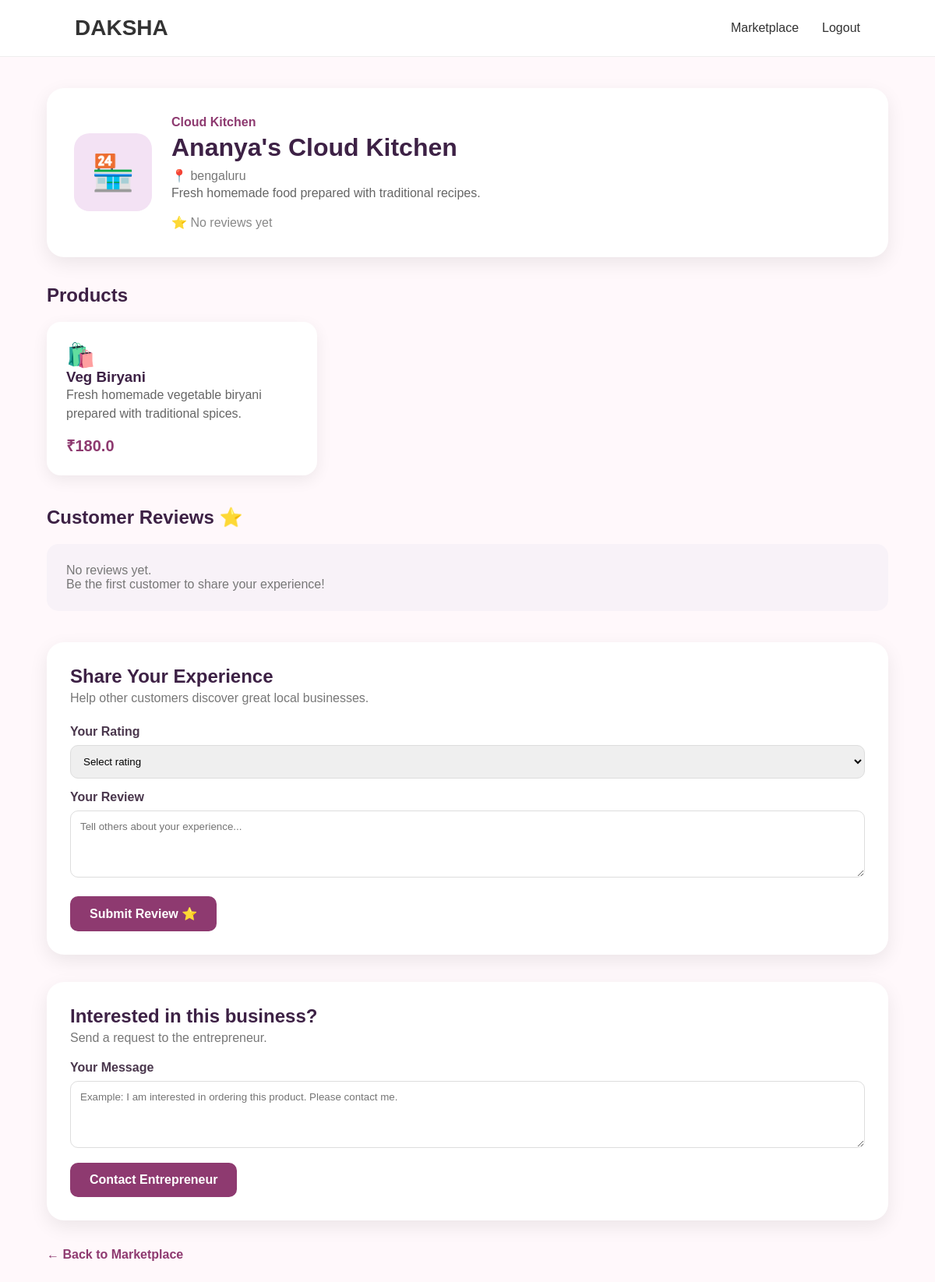
The app's page /business/1 (signed in) with its own data.
### tables this page shows
CREATE TABLE businesses (

            id INTEGER PRIMARY KEY AUTOINCREMENT,

            owner_id INTEGER NOT NULL,

            business_name TEXT NOT NULL,

            category TEXT NOT NULL,

            description TEXT,

            location TEXT,

            FOREIGN KEY (owner_id)
            REFERENCES users(id)

        );

CREATE TABLE products (

            id INTEGER PRIMARY KEY AUTOINCREMENT,

            business_id INTEGER NOT NULL,

            name TEXT NOT NULL,

            description TEXT,

            price REAL NOT NULL,

            FOREIGN KEY (business_id)
            REFERENCES businesses(id)

        );

### app.py (the view)
@app.route("/business/<int:business_id>")
def business_profile(business_id):
    if "user_id" not in session:
        return redirect("/login")
    connection = get_db()
    business = connection.execute("""
        SELECT *
        FROM businesses
        WHERE id = ?
    """, (
        business_id,
    )).fetchone()
    products = connection.execute("""
        SELECT *
        FROM products
        WHERE business_id = ?
        ORDER BY id DESC
    """, (
        business_id,
    )).fetchall()
    reviews = connection.execute("""
        SELECT
            reviews.*,
            users.name AS customer_name
        FROM reviews
        JOIN users
        ON reviews.customer_id = users.id
        WHERE reviews.business_id = ?
        ORDER BY reviews.id DESC
    """, (
        business_id,
    )).fetchall()
    rating_result = connection.execute("""
        SELECT
            AVG(rating) AS average_rating,
            COUNT(*) AS review_count
        FROM reviews
        WHERE business_id = ?
    """, (
        business_id,
    )).fetchone()
    connection.close()
    if not business:
        return "Business not found", 404
    average_rating = rating_result["average_rating"]
    if average_rating:
        average_rating = round(average_rating, 1)
    else:
        average_rating = 0
    return render_template(
        "business.html",
        business=business,
        products=products,
        reviews=reviews,
        average_rating=average_rating,
        review_count=rating_result["review_count"]
    )

### app.py (called while the page is built)
def get_db():
    connection = sqlite3.connect("database.db")
    connection.row_factory = sqlite3.Row
    return connection

### templates/business.html (shortened to what this page needs)
<!DOCTYPE html>
<html lang="en">
<head>
    <link rel="stylesheet" href="{{ url_for('static', filename='style.css') }}">
</head>
<body>
    <nav class="navbar">
        <div class="logo">
            DAKSHA
        </div>
        <div class="nav-links">
            {% if session.get("role") == "entrepreneur" %}
            <a href="/entrepreneur">
                Dashboard
            </a>
            <a href="/grow">
                🌱 DAKSHA GROW
            </a>
            {% else %}
            <a href="/customer">
                Marketplace
            </a>
            {% endif %}
            <a href="/logout">
                Logout
            </a>
        </div>
    </nav>
    <div class="business-page-container">
        <div class="business-header-card">
            <div class="business-icon-large">
                🏪
            </div>
            <div class="business-header-info">
                <p class="business-category">
                    {{ business["category"] }}
                </p>
                <h1>
                    {{ business["business_name"] }}
                </h1>
                <p class="business-location">
                    📍 {{ business["location"] }}
                </p>
                <p class="business-description">
                    {{ business["description"] }}
                </p>
                <div class="business-rating">
                    {% if review_count > 0 %}
                    <span class="rating-stars">
                        ⭐ {{ average_rating }}/5
                    </span>
                    <span class="review-count">
                        {{ review_count }} review{% if review_count != 1 %}s{% endif %}
                    </span>
                    {% else %}
                    <span class="no-rating">
                        ⭐ No reviews yet
                    </span>
                    {% endif %}
                </div>
            </div>
        </div>
        <div class="business-section">
            <h2>
                Products
            </h2>
            {% if products %}
            <div class="product-grid">
                {% for product in products %}
                <div class="product-card">
                    <div class="product-icon">
                        🛍️
                    </div>
                    <h3>
                        {{ product["name"] }}
                    </h3>
                    <p>
                        {{ product["description"] }}
                    </p>
                    <div class="product-price">
                        ₹{{ product["price"] }}
                    </div>
                </div>
                {% endfor %}
            </div>
            {% else %}
            <div class="empty-product-message">
                <p>
                    This entrepreneur has not added products yet.
                </p>
            </div>
            {% endif %}
        </div>
        <div class="business-section">
            <h2>
                Customer Reviews ⭐
            </h2>
            {% if reviews %}
            <div class="reviews-list">
                {% for review in reviews %}
                <div class="review-card">
                    <div class="review-top">
                        <strong>
                            {{ review["customer_name"] }}
                        </strong>
                        <span class="review-stars">
                            {% if review["rating"] == 5 %}
                            ⭐⭐⭐⭐⭐
                            {% elif review["rating"] == 4 %}
                            ⭐⭐⭐⭐
                            {% elif review["rating"] == 3 %}
                            ⭐⭐⭐
                            {% elif review["rating"] == 2 %}
                            ⭐⭐
                            {% else %}
                            ⭐
                            {% endif %}
                        </span>
                    </div>
                    {% if review["review"] %}
                    <p>
                        "{{ review["review"] }}"
                    </p>
                    {% endif %}
                    <small>
                        {{ review["created_at"] }}
                    </small>
                </div>
                {% endfor %}
            </div>
            {% else %}
            <div class="empty-review-message">
                <p>
                    No reviews yet.
                </p>
                <p>
                    Be the first customer to share your experience!
                </p>
            </div>
            {% endif %}
        </div>
        {% if session.get("role") == "customer" %}
        <div class="review-form-card">
            <h2>
                Share Your Experience
            </h2>
            <p>
                Help other customers discover great local businesses.
            </p>
            <form method="POST" action="/business/{{ business['id'] }}/review">
                <label>
                    Your Rating
                </label>
                <select name="rating" required>
                    <option value="">
                        Select rating
                    </option>
                </select>
                <label>
                    Your Review
                </label>
                <textarea name="review" rows="4" placeholder="Tell others about your experience..."></textarea>
                <button type="submit" class="review-button">
                    Submit Review ⭐
                </button>
            </form>
        </div>
        {% if session.get("role") == "customer" %}
        <div class="request-card">
            <h2>
                Interested in this business?
            </h2>
            <p>
                Send a request to the entrepreneur.
            </p>
            <form method="POST" action="/business/{{ business['id'] }}/request">
                <label>
                    Your Message
                </label>
                <textarea name="message" rows="4"
                    placeholder="Example: I am interested in ordering this product. Please contact me."
                    required></textarea>
                <button type="submit" class="request-button">
                    Contact Entrepreneur
                </button>
            </form>
        </div>
        {% endif %}
        {% endif %}
        <div class="business-back">
            {% if session.get("role") == "customer" %}
            <a href="/customer">
                ← Back to Marketplace
            </a>
            {% else %}
            <a href="/entrepreneur">
                ← Back to Dashboard
            </a>
            {% endif %}
        </div>
    </div>
</body>
</html>

### static/style.css (style rules this page uses)
* { margin: 0; padding: 0; box-sizing: border-box; }
body { font-family: Arial, sans-serif; background-color: #fff8fb; color: #333; }
.navbar { display: flex; justify-content: space-between; align-items: center; padding: 20px 8%; background-color: white; border-bottom: 1px solid #eee; }
.logo { font-size: 28px; font-weight: bold; }
.nav-links { display: flex; gap: 30px; }
.nav-links a { text-decoration: none; color: #333; }
button { padding: 14px 25px; border: none; border-radius: 8px; background-color: #d63384; color: white; font-size: 16px; cursor: pointer; }
.business-page-container { width: 90%; max-width: 1100px; margin: 40px auto; }
.business-header-card { background: white; border-radius: 22px; padding: 35px; display: flex; gap: 25px; align-items: center; box-shadow: 0 8px 25px rgba(0, 0, 0, 0.08); margin-bottom: 35px; }
.business-icon-large { width: 100px; height: 100px; border-radius: 20px; background: #f3e2f4; display: flex; justify-content: center; align-items: center; font-size: 45px; }
.business-category { color: #8e3a70; font-weight: bold; margin-bottom: 5px; }
.business-header-info h1 { margin: 0 0 8px; color: #3d2145; }
.business-location { color: #777; }
.business-description { color: #666; line-height: 1.6; }
.business-rating { margin-top: 15px; }
.no-rating { color: #888; }
.business-section { margin-bottom: 40px; }
.business-section h2 { color: #3d2145; margin-bottom: 20px; }
.product-grid { display: grid; grid-template-columns: repeat(3, 1fr); gap: 20px; }
.product-card { background: white; border-radius: 18px; padding: 25px; box-shadow: 0 6px 20px rgba(0, 0, 0, 0.07); }
.product-icon { font-size: 30px; }
.product-card h3 { color: #3d2145; }
.product-card p { color: #666; line-height: 1.5; }
.product-price { color: #8e3a70; font-size: 20px; font-weight: bold; margin-top: 15px; }
.empty-review-message, .empty-product-message { background: #f8f2f8; padding: 25px; border-radius: 15px; color: #777; }
.review-form-card { background: white; border-radius: 22px; padding: 30px; margin-bottom: 35px; box-shadow: 0 8px 25px rgba(0, 0, 0, 0.08); }
.review-form-card h2 { color: #3d2145; margin-bottom: 5px; }
.review-form-card p { color: #777; margin-bottom: 25px; }
.review-form-card label { display: block; margin-top: 15px; margin-bottom: 8px; font-weight: bold; color: #4a374d; }
.review-form-card select, .review-form-card textarea { width: 100%; padding: 12px; border: 1px solid #ddd; border-radius: 10px; box-sizing: border-box; font-family: inherit; }
.review-form-card textarea { resize: vertical; }
.review-button { margin-top: 20px; padding: 13px 25px; border: none; border-radius: 10px; background: #8e3a70; color: white; font-weight: bold; cursor: pointer; }
.business-back { margin-bottom: 50px; }
.business-back a { color: #8e3a70; text-decoration: none; font-weight: bold; }
.request-card { background: white; border-radius: 22px; padding: 30px; margin-bottom: 35px; box-shadow: 0 8px 25px rgba(0, 0, 0, 0.08); }
.request-card h2 { color: #3d2145; margin-bottom: 5px; }
.request-card p { color: #777; margin-bottom: 20px; }
.request-card label { display: block; margin-bottom: 8px; font-weight: bold; color: #4a374d; }
.request-card textarea { width: 100%; box-sizing: border-box; padding: 12px; border: 1px solid #ddd; border-radius: 10px; font-family: inherit; resize: vertical; }
.request-button { margin-top: 15px; padding: 13px 25px; border: none; border-radius: 10px; background: #8e3a70; color: white; font-weight: bold; cursor: pointer; }

### records on screen
businesses: category "Cloud Kitchen", business_name "Ananya's Cloud Kitchen", location "bengaluru", description "Fresh homemade food prepared with traditional recipes."
products: name "Veg Biryani", description "Fresh homemade vegetable biryani prepared with traditional spices.", price "180.0"
